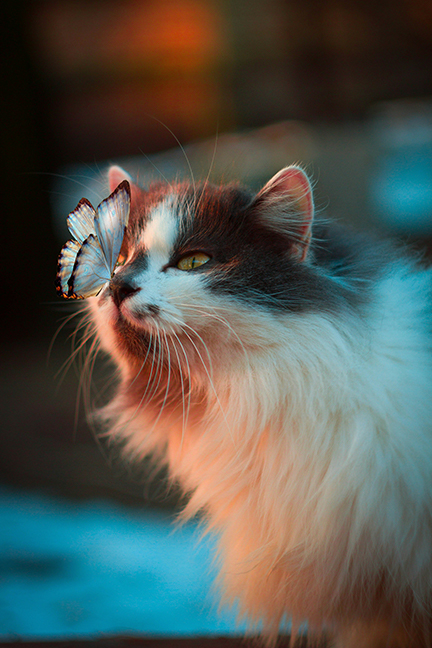
#> input picture testimg/meow_400p.jpg, 432 x 648 px, found by its file name
$ python B7.py   (older library calls are emulated)
#> lines starting #> are read from the running program, lines starting #| are printed output that depends on the picture; after the words box and inside, x2 and y2 are one past the last pixel; in counts of white or black regions, pixels touching at a corner belong together
### B7-10-07-2024/Extra_Module/idft.py
import numpy as np
import cv2
from matplotlib import pyplot as plt


def butterworth_lowpass_filter(d, shape, n):
    """Tạo bộ lọc Butterworth Lowpass."""
    P, Q = shape
    H = np.zeros((P, Q), dtype=np.float32)
    for u in range(P):
        for v in range(Q):
            D = np.sqrt((u - P/2)**2 + (v - Q/2)**2)
            H[u, v] = 1 / (1 + (D / d)**(2 * n))
    return H


def apply_fourier_smoothing(channel, d, n):
    """Áp dụng Biến đổi Fourier, lọc và Biến đổi ngược cho một kênh ảnh."""
    f = np.fft.fft2(channel)
    fshift = np.fft.fftshift(f)

    H = butterworth_lowpass_filter(d, fshift.shape, n)
    fshift_filtered = fshift * H

    f_ishift = np.fft.ifftshift(fshift_filtered)
    channel_filtered = np.fft.ifft2(f_ishift)
    return np.abs(channel_filtered)


def idft_filter(img):
    image_rgb = cv2.cvtColor(img, cv2.COLOR_BGR2RGB)
    r, g, b = cv2.split(image_rgb)

    # Định nghĩa tham số bộ lọc
    d = 30  # Ngưỡng cắt
    n = 2   # Bậc của bộ lọc

    # Áp dụng lọc Fourier cho từng kênh
    r_filtered = apply_fourier_smoothing(r, d, n)
    g_filtered = apply_fourier_smoothing(g, d, n)
    b_filtered = apply_fourier_smoothing(b, d, n)

    image_filtered = cv2.merge([r_filtered, g_filtered, b_filtered])

    # cv.imshow('Original', cv.cvtColor(
    #     image_rgb, cv.COLOR_RGB2BGR))  # image_rgb)
    # cv2.imshow('Filtered', cv2.cvtColor(
    #     image_filtered.astype(np.uint8), cv2.COLOR_RGB2BGR))
    return image_filtered

### B7-10-07-2024/Extra_Module/dft.py
import numpy as np
import cv2


def fft_filter(img, radius=32, maskblur=19):

    # do dft saving as complex output
    dft = np.fft.fft2(img, axes=(0, 1))

    # apply shift of origin to center of image
    dft_shift = np.fft.fftshift(dft)

    # generate spectrum from magnitude image (for viewing only)
    mag = np.abs(dft_shift)
    spec = np.log(mag) / 20

    # create circle mask # Can CONTROL
    mask = np.zeros_like(img)
    cy = mask.shape[0] // 2
    cx = mask.shape[1] // 2
    cv2.circle(mask, (cx, cy), radius, (255, 255, 255), -1)[0]

    # blur the mask # CAN CONTROL
    mask2 = cv2.GaussianBlur(mask, (maskblur, maskblur), 0)

    # apply mask to dft_shift
    dft_shift_masked = np.multiply(dft_shift, mask) / 255
    dft_shift_masked2 = np.multiply(dft_shift, mask2) / 255

    # shift origin from center to upper left corner
    back_ishift = np.fft.ifftshift(dft_shift)
    back_ishift_masked = np.fft.ifftshift(dft_shift_masked)
    back_ishift_masked2 = np.fft.ifftshift(dft_shift_masked2)

    # do idft saving as complex output
    img_back = np.fft.ifft2(back_ishift, axes=(0, 1))
    img_filtered = np.fft.ifft2(back_ishift_masked, axes=(0, 1))
    img_filtered2 = np.fft.ifft2(back_ishift_masked2, axes=(0, 1))

    # combine complex real and imaginary components to form (the magnitude for) the original image again
    img_back = np.abs(img_back).clip(0, 255).astype(np.uint8)
    img_filtered = np.abs(img_filtered).clip(0, 255).astype(np.uint8)
    img_filtered2 = np.abs(img_filtered2).clip(0, 255).astype(np.uint8)

    # [16 lines of commented-out code are left out]
    return [img_back, img_filtered, img_filtered2]


# read input and convert to grayscale
# img = cv2.imread('./testimg/meow_400p.jpg')

# fft(img)

### B7-10-07-2024/Extra_Module/filter.py
import cv2
import numpy


# [7 lines left out: function high_pass_filter, not called in this run]


def low_pass_filter(img, sigma=3, mode=0):
    img = cv2.cvtColor(img, cv2.COLOR_BGR2RGB)

    if (mode == 0):
        varresult = cv2.boxFilter(img, -1, (sigma, sigma))  # linear filter
    if (mode == 1):
        varresult = cv2.GaussianBlur(img, (sigma, sigma), 0)
    if (mode == 2):
        varresult = cv2.blur(img, (sigma, sigma))

    varresult = cv2.cvtColor(varresult, cv2.COLOR_BGR2RGB)
    return varresult


# [4 lines left out: function laplacian_filter, not called in this run]

### B7-10-07-2024/B7.py
import cv2 as cv
import numpy as np
import Extra_Module.filter as fl
import Extra_Module.idft as idft
import Extra_Module.dft as dft

img = cv.imread('./testimg/meow_400p.jpg')
#> img is the input picture: shape (648, 432, 3); mean B, G, R 80.3, 86.8, 83.2
blurImg = cv.GaussianBlur(img, (5, 5), 0)

global srcImg
srcImg = img
srctracker = 0

cv.namedWindow("Low Pass")
cv.namedWindow("ORIGINAL DFT/IFT ROUND TRIP")

lpvalue = 3
lpmode = 0
radius = 32
gblur = 19


def showlowpass():
    cv.imshow("Source Image", srcImg)
    cv.imshow("Low Pass", fl.low_pass_filter(srcImg, lpvalue, lpmode))


def showimgifilter():
    img_ifiltered = idft.idft_filter(srcImg)
#> in idft_filter, `r, g, b = cv2.split(image_rgb)`:
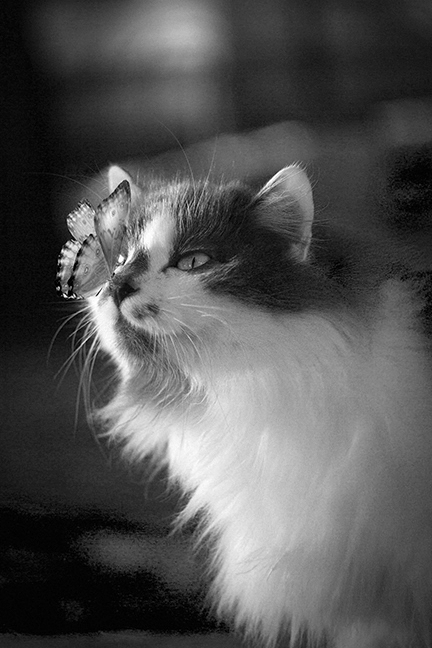
#> r: shape (648, 432); min 0, max 255, mean 83.2
#> in idft_filter, `r, g, b = cv2.split(image_rgb)`:
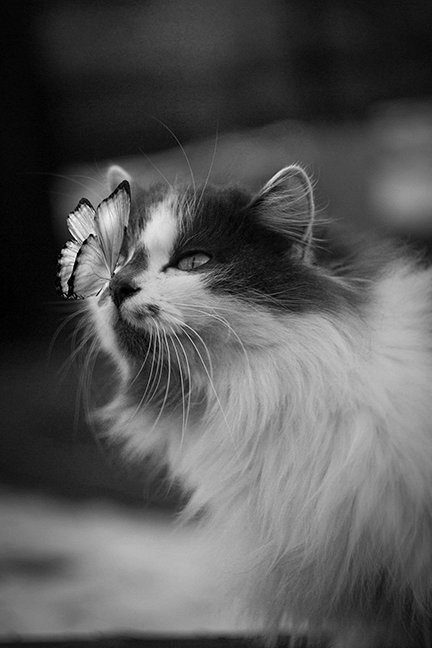
#> g: shape (648, 432); min 0, max 255, mean 86.8
#> in idft_filter, `r, g, b = cv2.split(image_rgb)`:
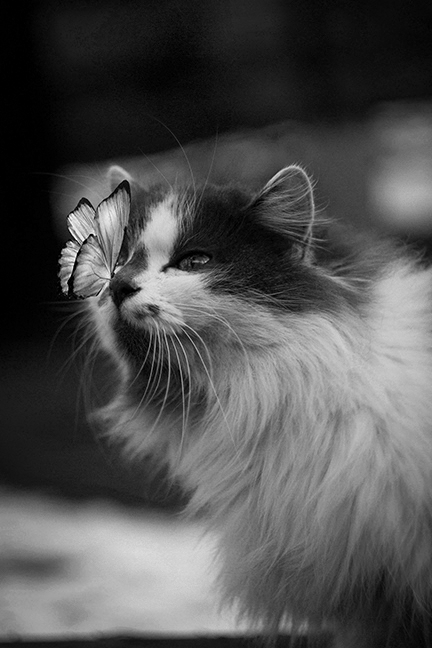
#> b: shape (648, 432); min 0, max 255, mean 80.3
#> call 3 of apply_fourier_smoothing, with d = 30, n = 2
#> in apply_fourier_smoothing (call 3), `return np.abs(channel_filtered)`:
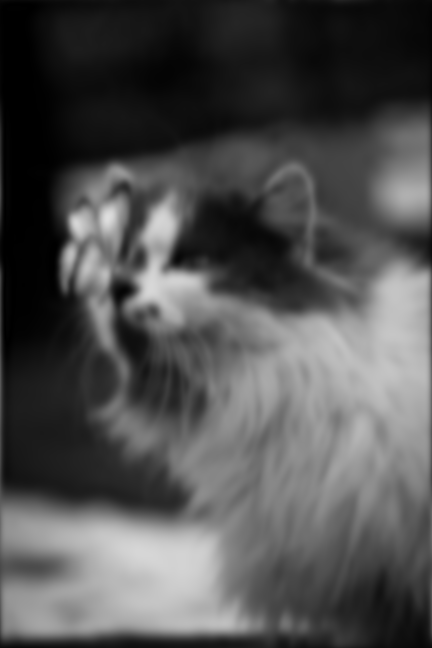
#> returned value: shape (648, 432) float64; min 0.000849, max 223, mean 80.3
#> in idft_filter, `image_filtered = cv2.merge([r_filtered, g_filtered, b_filtered])`:
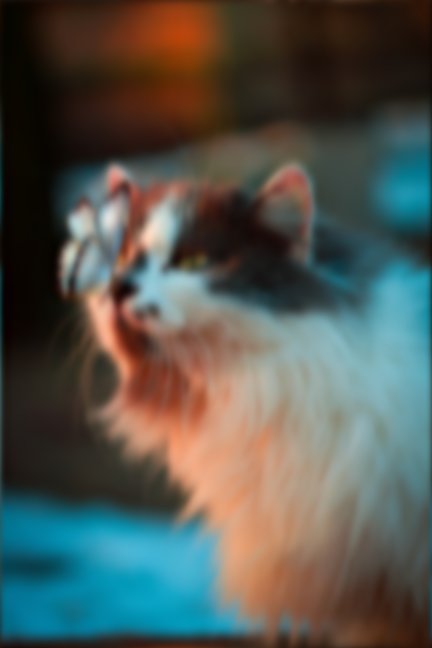
#> image_filtered: shape (648, 432, 3) float64; mean R, G, B 83.2, 86.8, 80.3
    cv.imshow('IDFT Filtered', cv.cvtColor(
        img_ifiltered.astype(np.uint8), cv.COLOR_RGB2BGR))


def showimgfilter():
    img_filtered = dft.fft_filter(srcImg, radius, gblur)
    cv.imshow('ORIGINAL DFT/IFT ROUND TRIP',
              img_filtered[0])
    cv.imshow('FILTERED DFT/IFT ROUND TRIP',
              img_filtered[1])
    cv.imshow('FILTERED DFT/IFT ROUND TRIP Cleanup',
              img_filtered[2])


def on_low_pass_sigma_change_trackbar(pos):
    global lpvalue
    lpvalue = pos
    if (lpvalue == 0):
        lpvalue = 1
    if (lpvalue % 2 == 0):
        lpvalue = lpvalue + 1
    cv.setTrackbarPos('Sigma', 'Low Pass', lpvalue)
    showlowpass()


def on_low_pass_mode_change_trackbar(pos):
    global lpmode
    lpmode = pos
    # cv.setTrackbarPos('Mode', 'Low Pass', lpmode)
    showlowpass()


def on_radius_change_trackbar(pos):
    global radius
    radius = pos
    # cv.setTrackbarPos('Mode', 'Low Pass', lpmode)
    showimgfilter()


def on_gblur_change_trackbar(pos):
    global gblur
    gblur = pos
    if (gblur == 0):
        gblur = 1
    if (gblur % 2 == 0):
        gblur = gblur + 1
    cv.setTrackbarPos('Blur Size', 'ORIGINAL DFT/IFT ROUND TRIP', gblur)
    showimgfilter()


cv.createTrackbar('Sigma', 'Low Pass',
                  lpvalue, 200, on_low_pass_sigma_change_trackbar)
cv.createTrackbar('Mode', 'Low Pass',
                  lpmode, 2, on_low_pass_mode_change_trackbar)
cv.createTrackbar('Radius', 'ORIGINAL DFT/IFT ROUND TRIP',
                  radius, 100, on_radius_change_trackbar)
cv.createTrackbar('Blur Size', 'ORIGINAL DFT/IFT ROUND TRIP',
                  gblur, 100, on_gblur_change_trackbar)

cv.imshow("Original Image", img)
showimgifilter()
showimgfilter()
#> in fft_filter, `spec = np.log(mag) / 20`:
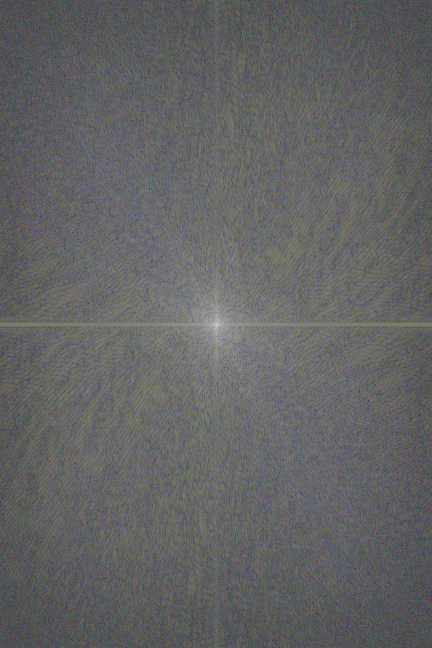
#> spec: shape (648, 432, 3) float64; mean of channels 0, 1, 2 0.393, 0.39, 0.388; drawn as B, G, R
#> in fft_filter, `cv2.circle(mask, (cx, cy), radius, (255, 255, 255), -1)[0]`:
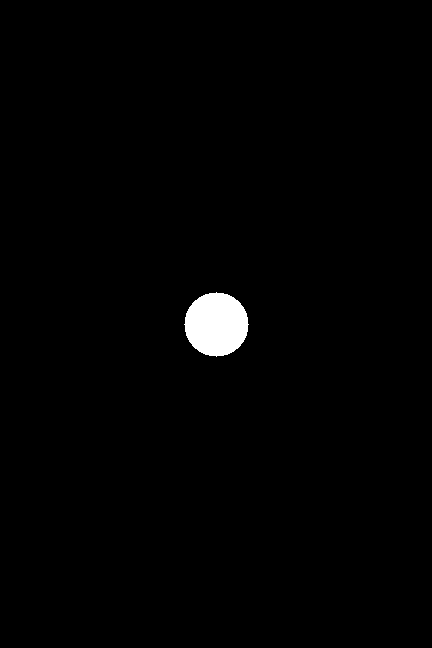
#> mask: shape (648, 432, 3); 1.1% white; 1 white region, box (x1, y1, x2, y2) and area: (184, 292, 249, 357) 3209
#> in showimgfilter, `img_filtered = dft.fft_filter(srcImg, radius, gblur)`: img_filtered = 3 items
showlowpass()

cv.waitKey(0)
cv.destroyAllWindows()

$ run again, with testimg/meow2_400p.jpg copied over testimg/meow_400p.jpg
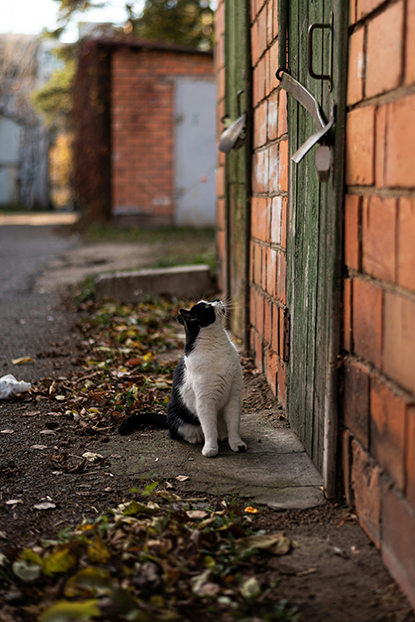
#> input picture testimg/meow2_400p.jpg, 415 x 622 px, found by its file name
#> img is the input picture: shape (622, 415, 3); mean B, G, R 64.7, 80.6, 100
#> in apply_fourier_smoothing (call 3), `return np.abs(channel_filtered)`:
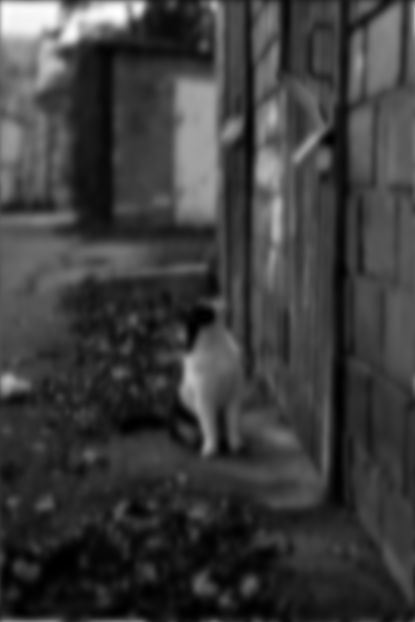
#> returned value: shape (622, 415) float64; min 0.0354, max 269.2, mean 64.7; drawn with min black and max white
#> in fft_filter, `spec = np.log(mag) / 20`:
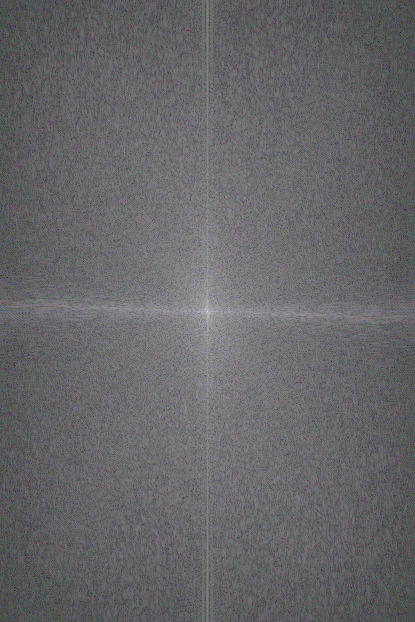
#> spec: shape (622, 415, 3) float64; mean of channels 0, 1, 2 0.409, 0.403, 0.404; drawn as B, G, R
#> mask: shape (622, 415, 3); 1.2% white; 1 white region, box (x1, y1, x2, y2) and area: (175, 279, 240, 344) 3209
#> in showimgfilter, `img_filtered = dft.fft_filter(srcImg, radius, gblur)`: img_filtered = 3 items
